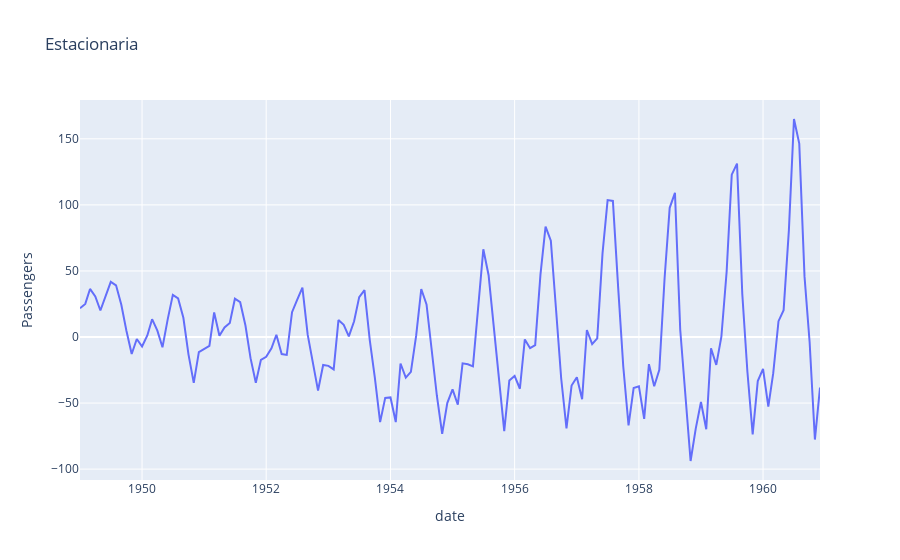

Notebook code for this chart:
### Code cell
fig=go.Figure()
fig.add_trace(go.Scatter(x=data[timeax],y=data[values_col],mode='lines',name='data'))
fig.update_xaxes(title='date')
fig.update_yaxes(title='Passengers')
fig.update_layout(title='Estacionaria')
fig.show()

### Figure 1 — Plotly figure (JSON) as saved in the notebook; plotly's stock layout.template omitted (floating-point values rounded to 4 significant figures; data arrays with more than 128 entries replaced by an {"elided": "..."} marker saying what was removed)
{"data": [{"mode": "lines", "name": "data", "type": "scatter", "x": {"elided": "144 str values"}, "y": {"elided": "144 float values"}}], "layout": {"title": {"text": "Estacionaria"}, "xaxis": {"title": {"text": "date"}}, "yaxis": {"title": {"text": "Passengers"}}}}
